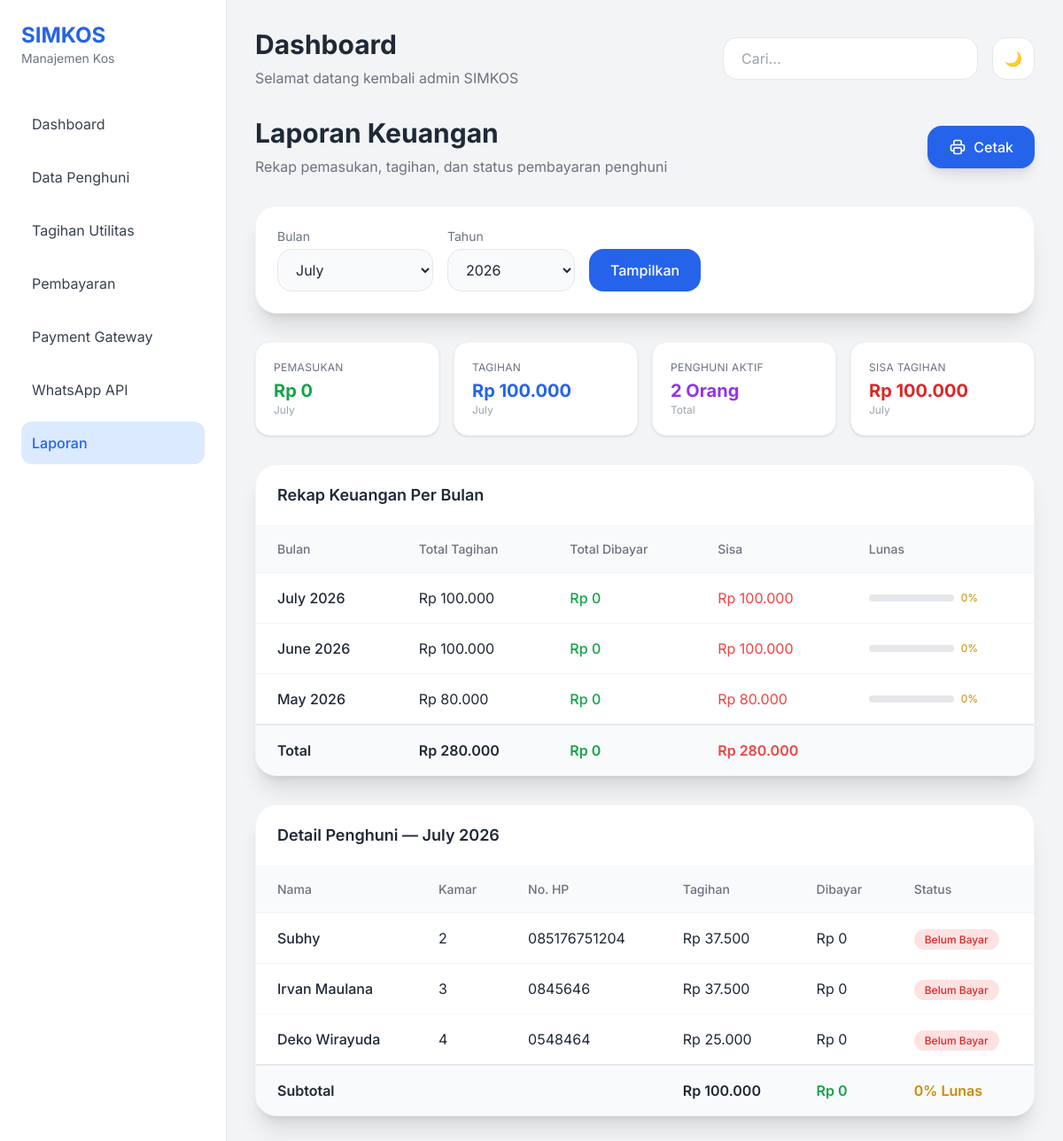
The page /laporan/index.php on the database as committed earlier.
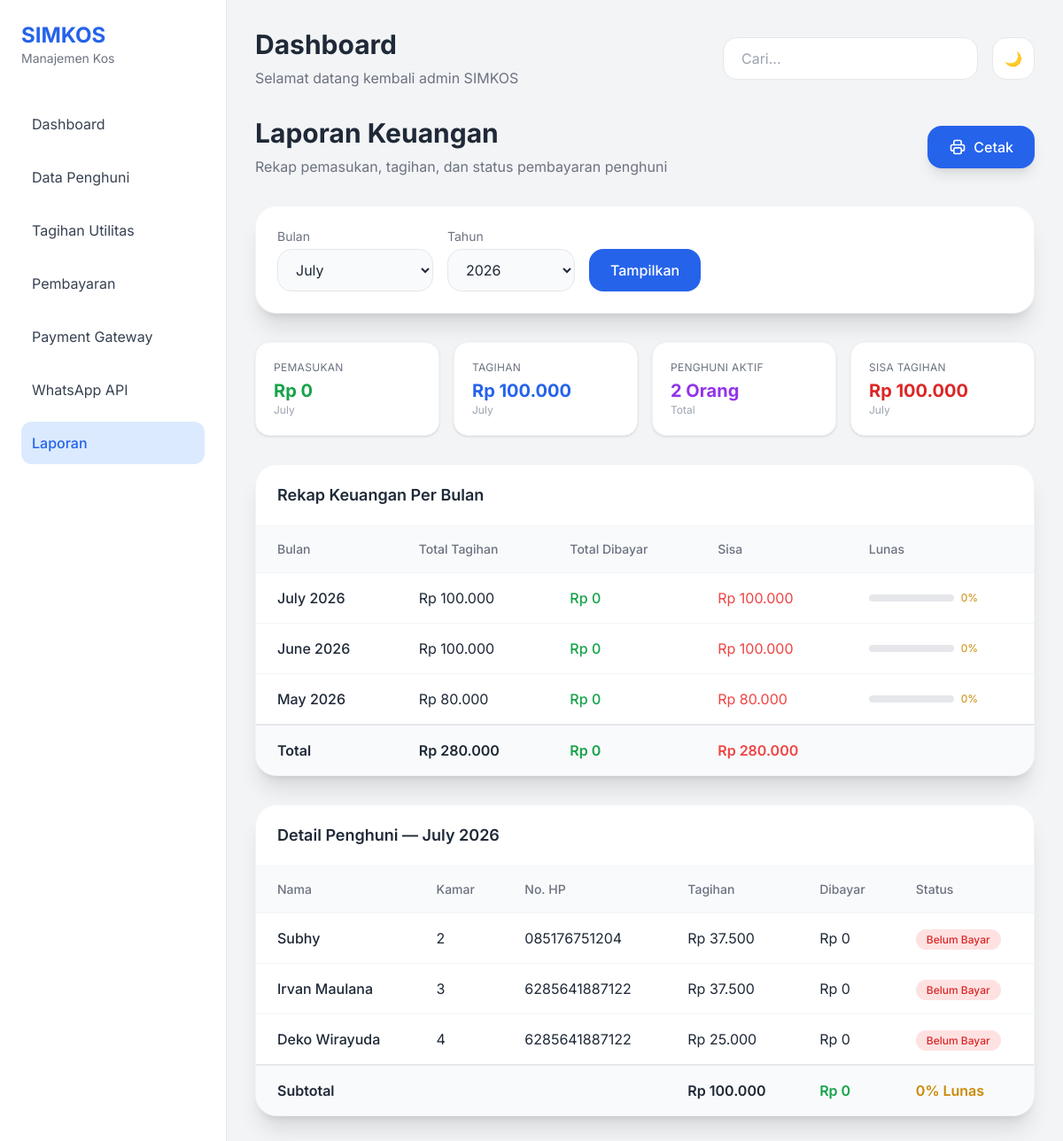
The same page on the database as committed later.
### tables this page shows
CREATE TABLE `detail_tagihan` (
  `id` int(11) NOT NULL,
  `tagihan_id` int(11) NOT NULL,
  `penghuni_id` int(11) NOT NULL,
  `bobot` decimal(3,1) NOT NULL,
  `nominal_tagihan` decimal(12,2) NOT NULL,
  `status_bayar` enum('Belum Bayar','Lunas') DEFAULT 'Belum Bayar',
  `midtrans_order_id` varchar(100) DEFAULT NULL,
  `midtrans_va_number` varchar(50) DEFAULT NULL,
  `midtrans_va_bank` varchar(20) DEFAULT NULL,
  `midtrans_transaction_id` varchar(100) DEFAULT NULL,
  `midtrans_expiry` datetime DEFAULT NULL,
  `tagihan_listrik` decimal(12,2) DEFAULT 0.00,
  `tagihan_wifi` decimal(12,2) DEFAULT 0.00,
  `tagihan_air` decimal(12,2) DEFAULT 0.00,
  `tagihan_sampah` decimal(12,2) DEFAULT 0.00
);

CREATE TABLE `penghuni` (
  `no` int(11) NOT NULL,
  `no_kamar` int(11) NOT NULL,
  `nik` varchar(16) NOT NULL,
  `nama_lengkap` varchar(100) NOT NULL,
  `alamat` text NOT NULL,
  `no_hp` varchar(15) NOT NULL,
  `status_kamar` enum('Aktif','Tidak Aktif') DEFAULT 'Aktif',
  `status_pembayaran` enum('Lunas','Menunggak','Belum Lunas') DEFAULT 'Belum Lunas'
);

### laporan/index.php (the view, shortened to what the changed rows need)
<?php
include '../config/koneksi.php';
$qMonths = mysqli_query($conn, "
    SELECT DISTINCT bulan, tahun FROM tagihan_utilitas
    ORDER BY tahun DESC, id DESC
");
$availableMonths = [];
while ($m = mysqli_fetch_assoc($qMonths)) {
    $availableMonths[] = $m;
}
$latestMonth = !empty($availableMonths) ? $availableMonths[0]['bulan'] : date('F');
$latestYear  = !empty($availableMonths) ? $availableMonths[0]['tahun'] : date('Y');
$selectedBulan = isset($_GET['bulan']) ? mysqli_real_escape_string($conn, $_GET['bulan']) : $latestMonth;
$selectedTahun = isset($_GET['tahun']) ? mysqli_real_escape_string($conn, $_GET['tahun']) : $latestYear;
$qDetail = mysqli_query($conn, "
    SELECT
        pn.nama_lengkap,
        pn.no_kamar,
        pn.no_hp,
        dt.nominal_tagihan,
        COALESCE((
            SELECT SUM(pb.jumlah_bayar)
            FROM pembayaran pb
            WHERE pb.detail_tagihan_id = dt.id AND pb.status = 'Diterima'
        ), 0) as total_dibayar,
        dt.status_bayar,
        dt.id
    FROM detail_tagihan dt
    JOIN penghuni pn ON dt.penghuni_id = pn.no
    JOIN tagihan_utilitas tu ON dt.tagihan_id = tu.id
    WHERE tu.bulan = '$selectedBulan' AND tu.tahun = '$selectedTahun'
    ORDER BY pn.no_kamar ASC
");
?>
<!DOCTYPE html>
<html lang="id">
<head>
  <script src="https://cdn.tailwindcss.com"></script>
</head>
<body class="bg-gray-100 dark:bg-[#0f0f0f] text-gray-800 dark:text-white">
<?php include '../components/sidebar.php'; ?>
<div class="ml-64 p-8">
  <?php include '../components/topbar.php'; ?>
  <div class="flex items-center justify-between mb-8 no-print">
    <div>
      <h1 class="text-3xl font-bold">Laporan Keuangan</h1>
    </div>
  </div>
  <div class="bg-white dark:bg-[#111] rounded-3xl shadow-xl border border-gray-100 dark:border-[#1f1f1f] overflow-hidden mb-8">
    <div class="px-6 py-5 border-b border-gray-100 dark:border-[#1f1f1f]">
      <h2 class="text-lg font-semibold">Rekap Keuangan Per Bulan</h2>
    </div>
    <div class="overflow-x-auto">
      <table class="w-full text-left">
        <thead class="bg-gray-50 dark:bg-[#0d0d0d]">
          <tr class="text-sm text-gray-500 dark:text-gray-400">
            <th class="px-6 py-4 font-medium">Bulan</th>
            <th class="px-6 py-4 font-medium">Total Tagihan</th>
            <th class="px-6 py-4 font-medium">Total Dibayar</th>
            <th class="px-6 py-4 font-medium">Sisa</th>
            <th class="px-6 py-4 font-medium">Lunas</th>
          </tr>
        </thead>
      </table>
    </div>
  </div>
  <div class="bg-white dark:bg-[#111] rounded-3xl shadow-xl border border-gray-100 dark:border-[#1f1f1f] overflow-hidden">
    <div class="px-6 py-5 border-b border-gray-100 dark:border-[#1f1f1f] flex justify-between items-center">
      <h2 class="text-lg font-semibold">Detail Penghuni — <?= htmlspecialchars($selectedBulan) ?> <?= htmlspecialchars($selectedTahun) ?></h2>
    </div>
    <div class="overflow-x-auto">
      <table class="w-full text-left">
        <thead class="bg-gray-50 dark:bg-[#0d0d0d]">
          <tr class="text-sm text-gray-500 dark:text-gray-400">
            <th class="px-6 py-4 font-medium">Nama</th>
            <th class="px-6 py-4 font-medium">Kamar</th>
            <th class="px-6 py-4 font-medium">No. HP</th>
            <th class="px-6 py-4 font-medium">Tagihan</th>
            <th class="px-6 py-4 font-medium">Dibayar</th>
            <th class="px-6 py-4 font-medium">Status</th>
          </tr>
        </thead>
        <tbody>
          <?php while ($r = mysqli_fetch_assoc($qDetail)):
          ?>
          <tr class="border-t border-gray-100 dark:border-[#222] hover:bg-gray-50 dark:hover:bg-[#1a1a1a] transition">
            <td class="px-6 py-4 font-medium"><?= htmlspecialchars($r['nama_lengkap']) ?></td>
            <td class="px-6 py-4"><?= (int)$r['no_kamar'] ?></td>
            <td class="px-6 py-4"><?= htmlspecialchars($r['no_hp']) ?></td>
            <td class="px-6 py-4">Rp <?= number_format($r['nominal_tagihan'], 0, ',', '.') ?></td>
            <td class="px-6 py-4 <?= (float)$r['total_dibayar'] > 0 ? 'text-green-600' : '' ?>">
              Rp <?= number_format($r['total_dibayar'], 0, ',', '.') ?>
            </td>
            <td class="px-6 py-4">
              <?php if ($r['status_bayar'] === 'Lunas'): ?>
                <span class="px-3 py-1 rounded-full text-xs bg-green-100 text-green-600 font-medium">Lunas</span>
              <?php elseif ((float)$r['total_dibayar'] > 0): ?>
                <span class="px-3 py-1 rounded-full text-xs bg-yellow-100 text-yellow-700 font-medium">Sebagian</span>
              <?php else: ?>
                <span class="px-3 py-1 rounded-full text-xs bg-red-100 text-red-600 font-medium">Belum Bayar</span>
              <?php endif; ?>
            </td>
          </tr>
          <?php endwhile; ?>
        </tbody>
      </table>
    </div>
  </div>
</div>
</body>
</html>

Rows that differ between the two databases and show on the page:
changed detail_tagihan "Irvan Maulana": penghuni.no_hp "0845646" → "6285641887122"
changed detail_tagihan "Deko Wirayuda": penghuni.no_hp "0548464" → "6285641887122"
